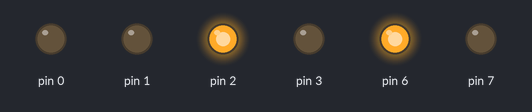
This sketch was run on a simulated Arduino Uno, built with avr-gcc and run on an emulated ATmega328P. On the bench: output pins drawn as LEDs (lit = HIGH). Pins used as bus, display or sensor lines are not drawn.

Above: at 4.2 s.
At 11.2 s:
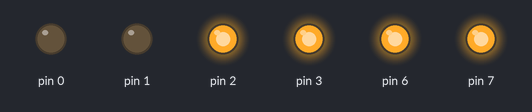
Timing chart, 0 to 18.3 s (numbered marks = the images above):
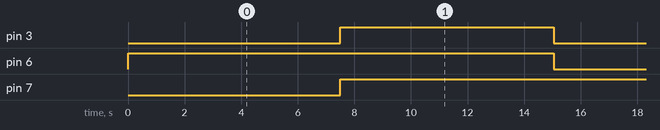

Measured:
- by itself, pin 3, pin 6: alternates HIGH for 7.6 s and LOW for 7.5 s
- by itself, pin 7: LOW → HIGH at 7.5 s

The sketch:

AC_SERVO-2XIS-TEST-1.ino
```cpp
int PP= 5;
int NP= 6;
int SON= 7;
unsigned long counter = 0;
int mdelay;
int CW =0;

void setup() {
  DDRD = B11111111;

  //pinMode(PP, OUTPUT);
  //pinMode(NP, OUTPUT);
  //pinMode(SON, OUTPUT);

  //digitalWrite(SON, HIGH);

  PORTD=B1000100;
  delay(1000);
  //digitalWrite(NP, LOW);
  //PORTD=B10000000;
  //delay(1000);
}

void spin()
{
    bitSet(PORTD, 4);
    bitSet(PORTD, 5);
    delayMicroseconds(30);
    bitClear(PORTD, 4);
    bitClear(PORTD, 5);
    delayMicroseconds(30);
}

void loop() {

  spin(); counter++;

    if ((CW==0) && (counter > 100000))
    {
      PORTD=B11001100;
      counter = 0;
      CW=1;
      delay(1000);
    }

    if ((CW==1) && (counter > 100000)) {
      PORTD=B10000100;
      counter = 0;
      CW=0;
      delay(1000);
    }
}
```
